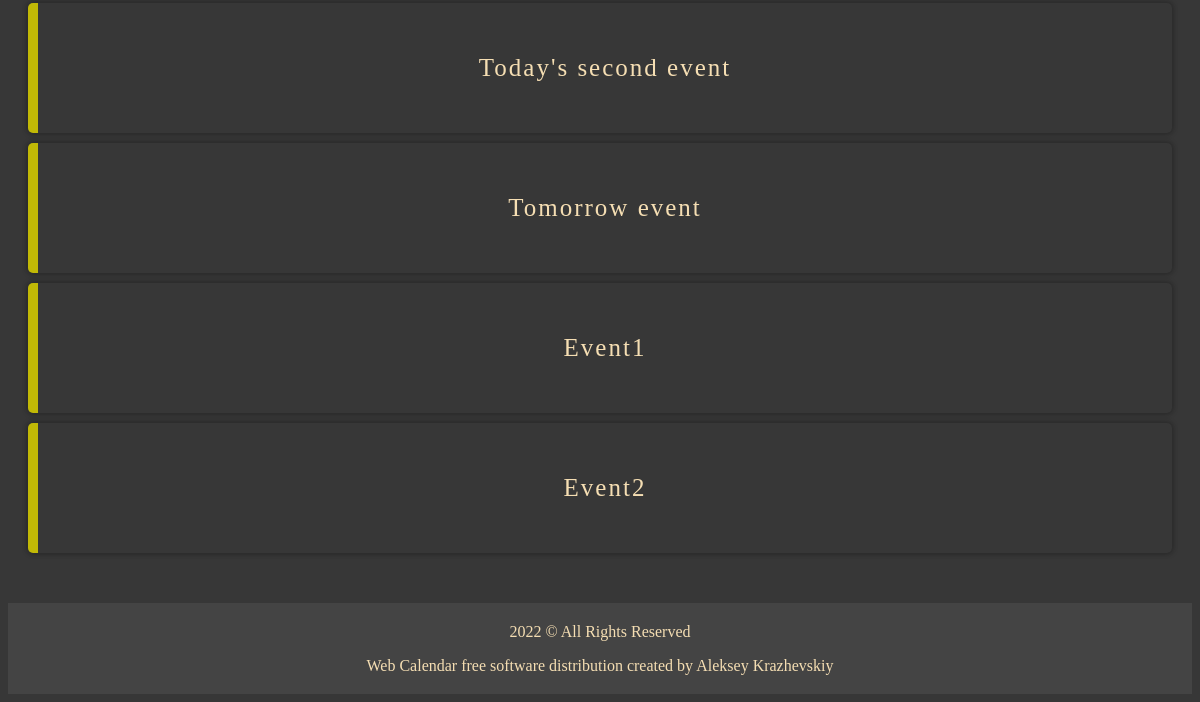
Before: /event (lower part) with the older database file.
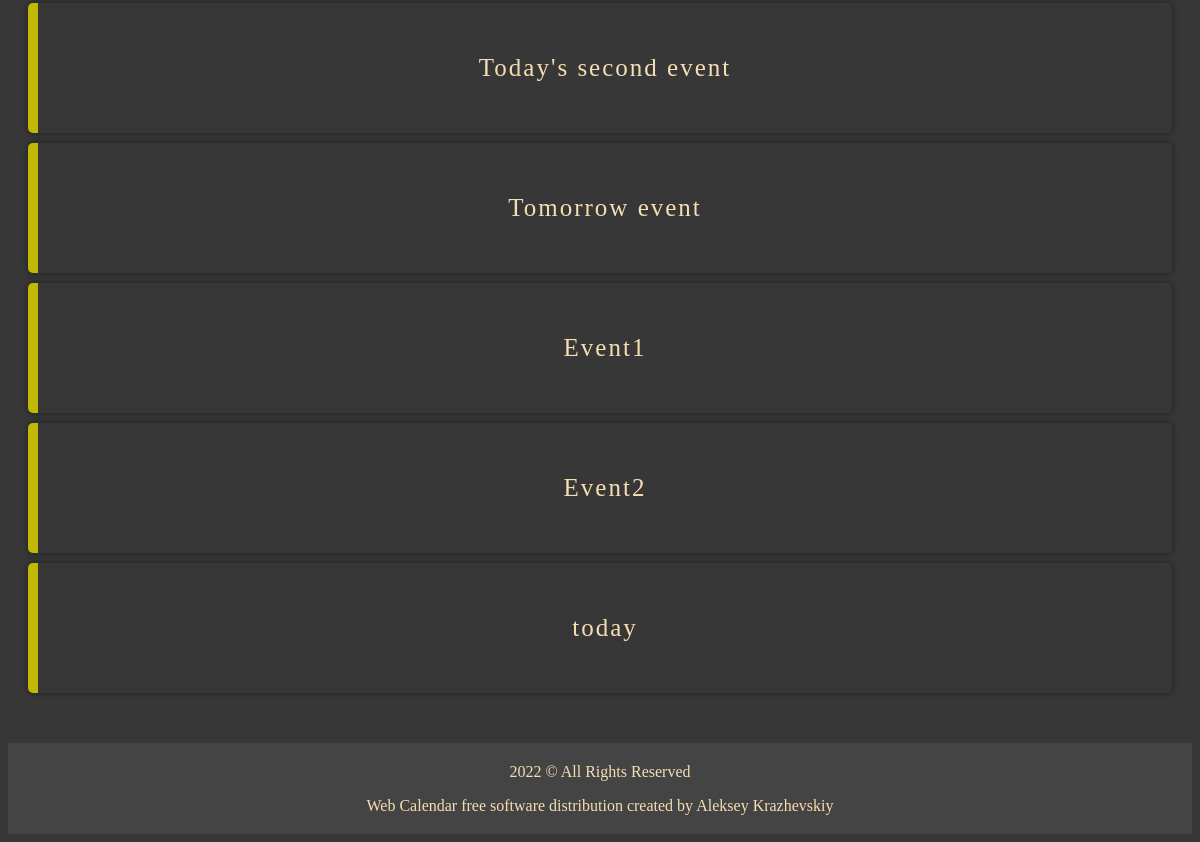
After: the same page with the newer database file.
### main.py (models this page shows)
class EventInfo(db.Model):
    __tablename__ = 'events'
    id = db.Column(db.Integer, primary_key=True, autoincrement=True)
    event = db.Column(db.String(100), nullable=False)
    date = db.Column(db.Date, nullable=False)

### main.py (the view, shortened to what this page needs)
@app.route('/event', methods=['GET', 'POST'])
def event_page():
    if request.method == 'GET':
        pass
    args = request.args
    start_time = args.get('start_time')
    end_time = args.get('end_time')
    if start_time and end_time:
        events = EventInfo.query.filter(EventInfo.date >= start_time, EventInfo.date <= end_time).all()
    else:
        events = EventInfo.query.all()
    ans = []
    for event in events:
        ans.append({'id': event.id, 'event': event.event, 'date': event.date.strftime('%Y-%m-%d')})
    return render_template('event.html', events=ans)

### templates/event.html (shortened to what this page needs)
<html lang="en">
	<head>
		<link rel="stylesheet" type="text/css" href="{{ url_for('static',filename='css/styles.css') }}">
	</head>
	<body>
		<div class="event_list">
			<ol class="list">
				{% for event in events %}
				<li>
					<div class="button b1" style="border: none">
						<a href="/event/{{ event.id }}">{{ event.event }}</a>
					</div>
				</li>
				{% endfor %}
			</ol>
		</div>
		<div class="footer">
			<p>2022 © All Rights Reserved</p>
			<p>Web Calendar free software distribution created by Aleksey Krazhevskiy</p>
		</div>
	</body>
</html>

Changed rows visible on the page:
added EventInfo: event "today"
